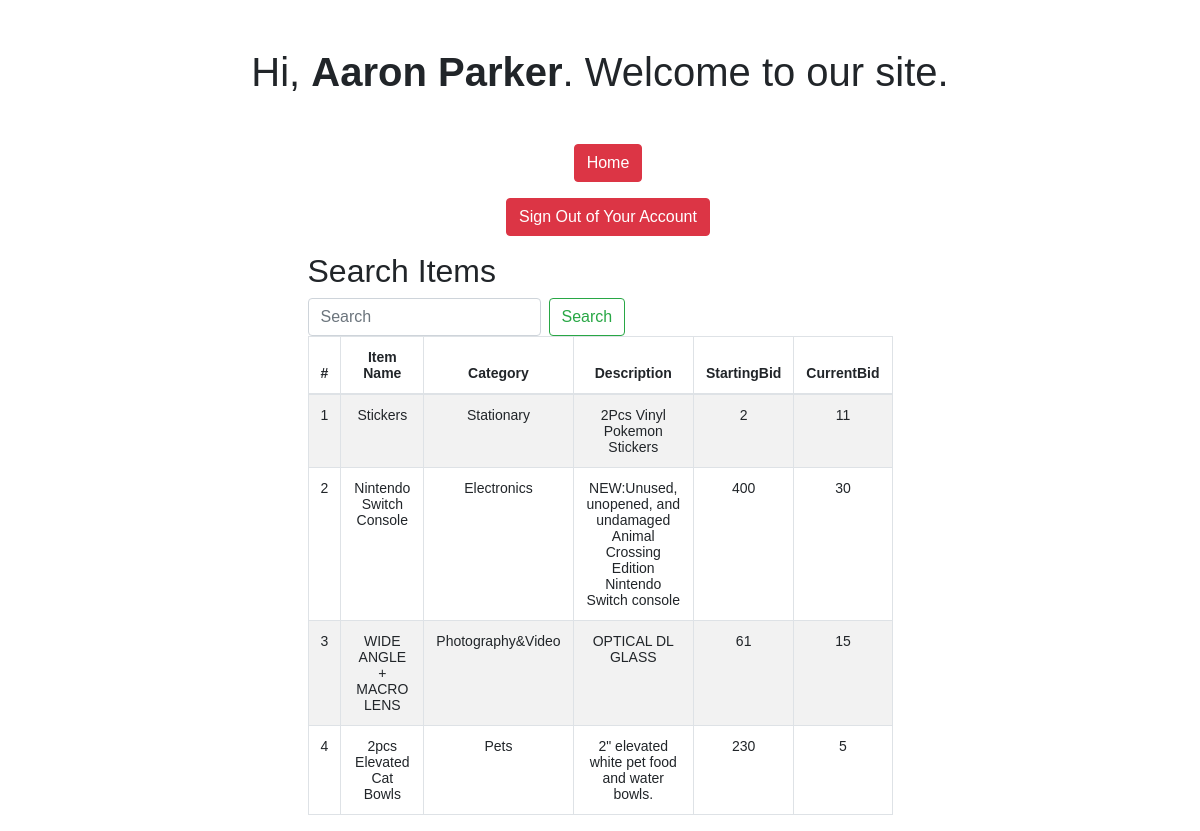
Screenshot of /Code/search.php (signed in) with the database file from the repository.
### tables this page shows
CREATE TABLE `items` (
  `item_ID` int(11) NOT NULL,
  `seller_ID` int(11) NOT NULL,
  `startingBidPrice` int(11) NOT NULL,
  `description` text NOT NULL,
  `startDate` timestamp NOT NULL DEFAULT CURRENT_TIMESTAMP,
  `endDate` timestamp NOT NULL DEFAULT CURRENT_TIMESTAMP,
  `category` varchar(30) NOT NULL,
  `itemTitle` varchar(30) NOT NULL
);

### Code/search.php (the view, shortened to what this page needs)
<!DOCTYPE html>
<html lang="en">
<head>
    <link rel="stylesheet" href="https://stackpath.bootstrapcdn.com/bootstrap/4.5.2/css/bootstrap.min.css">
</head>
<body>
    <h1 class="my-5">Hi, <b><?php echo htmlspecialchars($_SESSION["username"]); ?></b>. Welcome to our site.</h1>
    <p>
      <a href="welcome.php" class="btn btn-danger ml-3">Home</a>
    </p>
    <p>
        <a href="logout.php" class="btn btn-danger ml-3">Sign Out of Your Account</a>
    </p>
    <div class="row">
      <div class="col-md-3">
      </div>
      <div class="col-md-6">
        <h2 style="text-align:left">Search Items</h2>
        <form class="form-inline my-2 my-lg-0">
          <input class="form-control mr-sm-2" type="search" placeholder="Search" aria-label="Search">
          <button class="btn btn-outline-success my-2 my-sm-0" type="submit">Search</button>
        </form>
        <?php
        require "config.php";
        $link = $mysqli;
        $sql = "SELECT * FROM items";
        if($result = mysqli_query($link, $sql)){
            if(mysqli_num_rows($result) > 0){
                echo '<table class="table table-bordered table-striped">';
                    echo "<thead>";
                        echo "<tr>";
                            echo "<th>#</th>";
                            echo "<th>Item Name</th>";
                            echo "<th>Category</th>";
                            echo "<th>Description</th>";
                            echo "<th>StartingBid</th>";
                            echo "<th>CurrentBid</th>";
                        echo "</tr>";
                    echo "</thead>";
                    echo "<tbody>";
                    while($row = mysqli_fetch_array($result)){
                        echo "<tr>";
                        $query = "SELECT MAX(bidPrice) as currentBidPrice from bids where item_ID = " . $row['item_ID'] . " and seller_ID = ".$row['seller_ID'] ;
                         $execQuery = mysqli_query($link,$query);
                            echo "<td>" . $row['item_ID'] . "</td>";
                            echo "<td>" . $row['itemTitle'] . "</td>";
                            echo "<td>" . $row['category'] . "</td>";
                            echo "<td>" . $row['description'] . "</td>";
                            echo "<td>" . $row['startingBidPrice'] . "</td>";
                            if(mysqli_num_rows($execQuery) == 0){
                                    $currentBid = 0;
                            }
                            else{
                                $row2 = mysqli_fetch_array($execQuery);
                                $currentBid = $row2['currentBidPrice'];
                            }
                             echo "<td>" . $currentBid  . "</td>";
                        echo "</tr>";
                    }
                    echo "</tbody>";
                echo "</table>";
            } else{
                echo '<div class="alert alert-danger"><em>No records were found.</em></div>';
            }
        } else{
            echo "Oops! Something went wrong. Please try again later.";
        }
        ?>
      </div>
      <div class="col-md-3">
      </div>
    </div>
</body>
</html>

### Code/search.php (style rules this page uses)
body { font: 14px sans-serif; text-align: center; }

### rows the page displays
items: item_ID "1", itemTitle "Stickers", category "Stationary", description "2Pcs Vinyl Pokemon Stickers", startingBidPrice "2", currentBid "11"
items: item_ID "2", itemTitle "Nintendo Switch Console", category "Electronics", description "NEW:Unused, unopened, and undamaged Animal Crossing Edition Nintendo Switch console", startingBidPrice "400", currentBid "30"
items: item_ID "3", itemTitle "WIDE ANGLE + MACRO LENS", category "Photography&Video", description "OPTICAL DL GLASS", startingBidPrice "61", currentBid "15"
items: item_ID "4", itemTitle "2pcs Elevated Cat Bowls", category "Pets", description "2\" elevated white pet food and water bowls.", startingBidPrice "230", currentBid "5"

### other values shown
$_SESSION["username"] "Aaron Parker"
